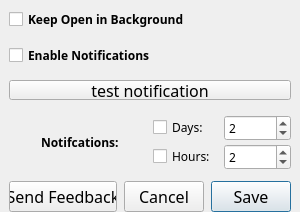
<?xml version="1.0" encoding="UTF-8"?>
<ui version="4.0">
 <class>Dialog</class>
 <widget class="QDialog" name="Dialog">
  <property name="windowModality">
   <enum>Qt::WindowModal</enum>
  </property>
  <property name="geometry">
   <rect>
    <x>0</x>
    <y>0</y>
    <width>300</width>
    <height>212</height>
   </rect>
  </property>
  <property name="minimumSize">
   <size>
    <width>300</width>
    <height>212</height>
   </size>
  </property>
  <property name="maximumSize">
   <size>
    <width>300</width>
    <height>212</height>
   </size>
  </property>
  <property name="font">
   <font>
    <family>Futura</family>
   </font>
  </property>
  <property name="focusPolicy">
   <enum>Qt::ClickFocus</enum>
  </property>
  <property name="windowTitle">
   <string>Settings</string>
  </property>
  <property name="modal">
   <bool>true</bool>
  </property>
  <layout class="QGridLayout" name="gridLayout">
   <property name="leftMargin">
    <number>9</number>
   </property>
   <property name="topMargin">
    <number>9</number>
   </property>
   <property name="rightMargin">
    <number>9</number>
   </property>
   <property name="bottomMargin">
    <number>0</number>
   </property>
   <item row="0" column="0">
    <layout class="QVBoxLayout" name="verticalLayout_2">
     <property name="spacing">
      <number>0</number>
     </property>
     <item>
      <layout class="QVBoxLayout" name="verticalLayout_3">
       <property name="spacing">
        <number>15</number>
       </property>
       <property name="bottomMargin">
        <number>15</number>
       </property>
       <item>
        <widget class="QCheckBox" name="set_background">
         <property name="font">
          <font>
           <family>Futura</family>
           <weight>75</weight>
           <bold>true</bold>
          </font>
         </property>
         <property name="toolTip">
          <string>Move to toolbar on close</string>
         </property>
         <property name="text">
          <string>Keep Open in Background</string>
         </property>
        </widget>
       </item>
       <item>
        <widget class="QCheckBox" name="set_notification">
         <property name="font">
          <font>
           <family>Futura</family>
           <weight>75</weight>
           <bold>true</bold>
          </font>
         </property>
         <property name="toolTip">
          <string>Remind me when an event is coming up</string>
         </property>
         <property name="text">
          <string>Enable Notifications</string>
         </property>
        </widget>
       </item>
       <item>
        <widget class="QPushButton" name="test_notification">
         <property name="font">
          <font>
           <family>Futura</family>
           <pointsize>12</pointsize>
          </font>
         </property>
         <property name="text">
          <string>test notification</string>
         </property>
         <property name="autoDefault">
          <bool>false</bool>
         </property>
        </widget>
       </item>
      </layout>
     </item>
     <item>
      <layout class="QHBoxLayout" name="horizontalLayout_2">
       <property name="spacing">
        <number>4</number>
       </property>
       <property name="leftMargin">
        <number>2</number>
       </property>
       <item alignment="Qt::AlignHCenter">
        <widget class="QLabel" name="label_4">
         <property name="font">
          <font>
           <family>Futura</family>
           <weight>75</weight>
           <bold>true</bold>
          </font>
         </property>
         <property name="text">
          <string>Notifcations:</string>
         </property>
        </widget>
       </item>
       <item>
        <layout class="QVBoxLayout" name="verticalLayout">
         <property name="spacing">
          <number>3</number>
         </property>
         <item>
          <layout class="QHBoxLayout" name="horizontalLayout_5">
           <item>
            <widget class="QCheckBox" name="days_cb">
             <property name="text">
              <string>Days:</string>
             </property>
            </widget>
           </item>
           <item>
            <widget class="QSpinBox" name="days_spinbox">
             <property name="focusPolicy">
              <enum>Qt::ClickFocus</enum>
             </property>
             <property name="toolTip">
              <string>Hours before next event to remind me</string>
             </property>
             <property name="minimum">
              <number>0</number>
             </property>
             <property name="value">
              <number>2</number>
             </property>
            </widget>
           </item>
          </layout>
         </item>
         <item>
          <layout class="QHBoxLayout" name="horizontalLayout_4">
           <item>
            <widget class="QCheckBox" name="hours_cb">
             <property name="text">
              <string>Hours:</string>
             </property>
            </widget>
           </item>
           <item>
            <widget class="QSpinBox" name="hours_spinbox">
             <property name="focusPolicy">
              <enum>Qt::ClickFocus</enum>
             </property>
             <property name="toolTip">
              <string>Days before next event to remind me</string>
             </property>
             <property name="value">
              <number>2</number>
             </property>
            </widget>
           </item>
          </layout>
         </item>
        </layout>
       </item>
      </layout>
     </item>
     <item>
      <layout class="QHBoxLayout" name="horizontalLayout_3">
       <property name="spacing">
        <number>7</number>
       </property>
       <property name="topMargin">
        <number>11</number>
       </property>
       <property name="bottomMargin">
        <number>0</number>
       </property>
       <item>
        <widget class="QPushButton" name="feedback">
         <property name="font">
          <font>
           <family>Futura</family>
           <pointsize>12</pointsize>
          </font>
         </property>
         <property name="text">
          <string>Send Feedback</string>
         </property>
         <property name="autoDefault">
          <bool>false</bool>
         </property>
        </widget>
       </item>
       <item>
        <widget class="QPushButton" name="cancel">
         <property name="font">
          <font>
           <family>Futura</family>
           <pointsize>12</pointsize>
          </font>
         </property>
         <property name="text">
          <string>Cancel</string>
         </property>
         <property name="autoDefault">
          <bool>false</bool>
         </property>
        </widget>
       </item>
       <item>
        <widget class="QPushButton" name="save">
         <property name="font">
          <font>
           <family>Futura</family>
           <pointsize>12</pointsize>
          </font>
         </property>
         <property name="text">
          <string>Save</string>
         </property>
         <property name="autoDefault">
          <bool>true</bool>
         </property>
        </widget>
       </item>
      </layout>
     </item>
    </layout>
   </item>
  </layout>
 </widget>
 <resources>
  <include location="resources.qrc"/>
 </resources>
 <connections>
  <connection>
   <sender>save</sender>
   <signal>clicked()</signal>
   <receiver>Dialog</receiver>
   <slot>accept()</slot>
   <hints>
    <hint type="sourcelabel">
     <x>121</x>
     <y>162</y>
    </hint>
    <hint type="destinationlabel">
     <x>149</x>
     <y>93</y>
    </hint>
   </hints>
  </connection>
  <connection>
   <sender>cancel</sender>
   <signal>clicked()</signal>
   <receiver>Dialog</receiver>
   <slot>reject()</slot>
   <hints>
    <hint type="sourcelabel">
     <x>50</x>
     <y>162</y>
    </hint>
    <hint type="destinationlabel">
     <x>149</x>
     <y>93</y>
    </hint>
   </hints>
  </connection>
  <connection>
   <sender>feedback</sender>
   <signal>clicked()</signal>
   <receiver>Dialog</receiver>
   <slot>accept()</slot>
   <hints>
    <hint type="sourcelabel">
     <x>77</x>
     <y>191</y>
    </hint>
    <hint type="destinationlabel">
     <x>149</x>
     <y>105</y>
    </hint>
   </hints>
  </connection>
 </connections>
</ui>
